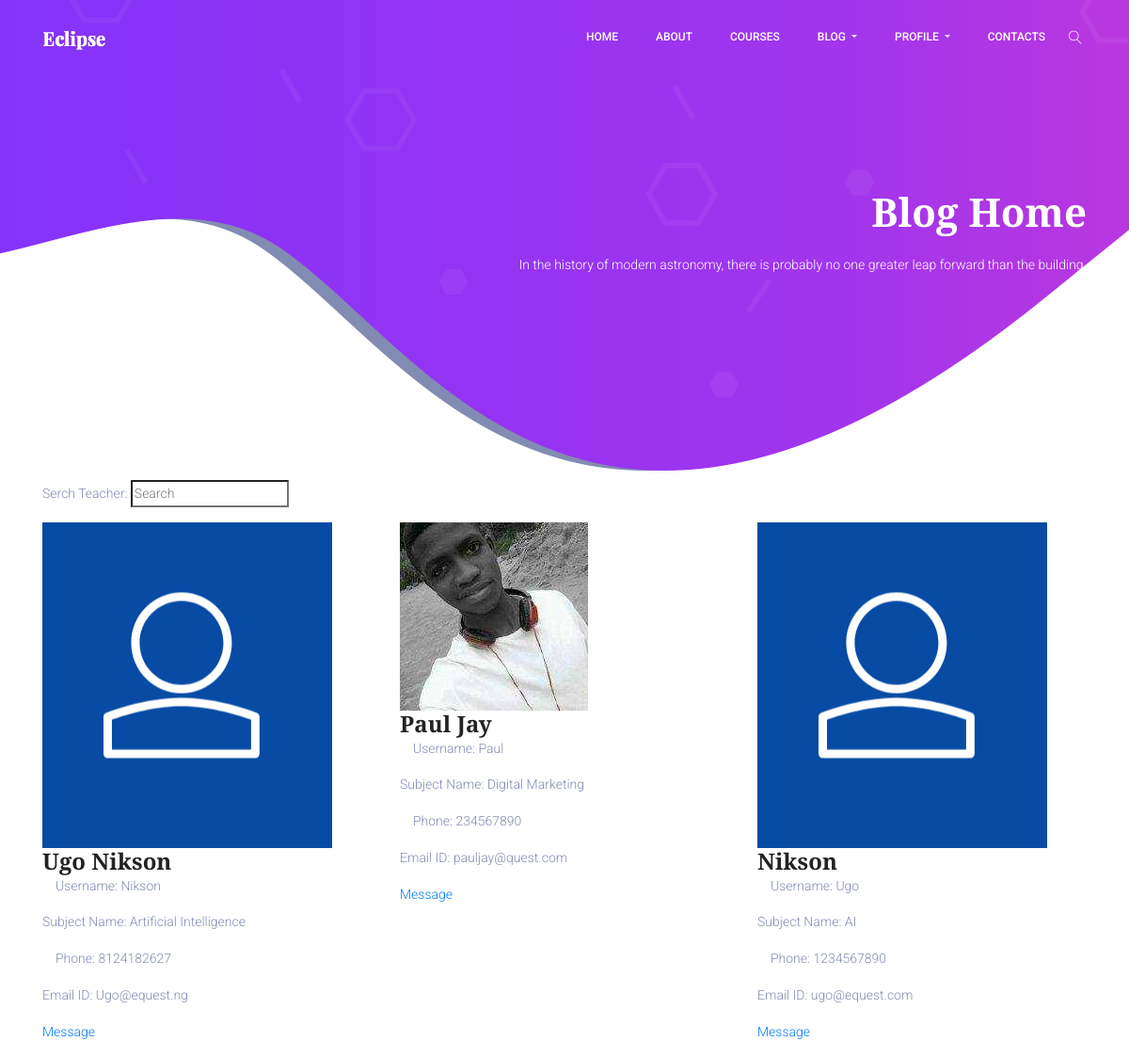
Before: /classroom/teachers_list/ with the older database file.
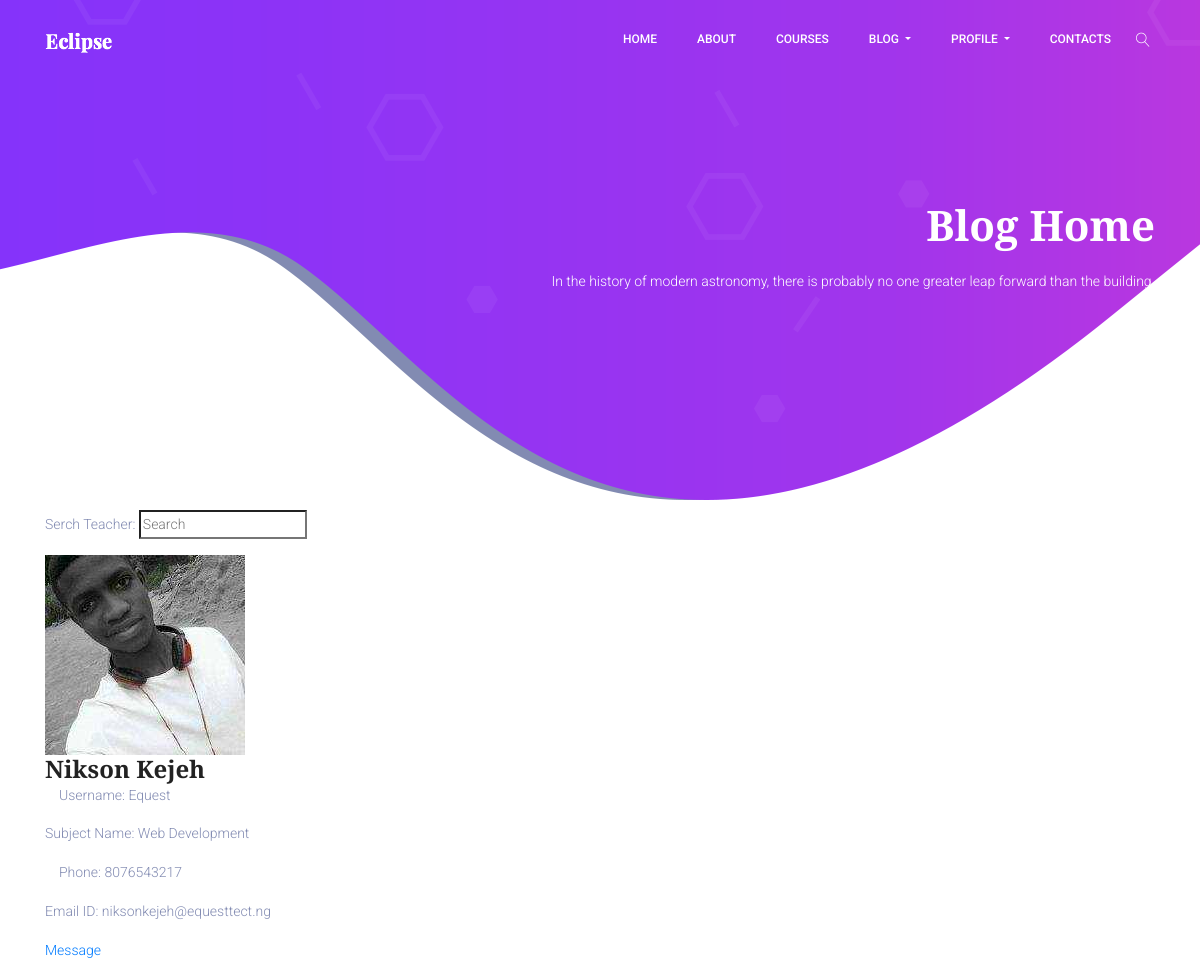
After: the same page with the newer database file.
### classroom/models.py (models this page shows, shortened)
class Teacher(models.Model):
    user = models.OneToOneField(User,on_delete=models.CASCADE,primary_key=True,related_name='Teacher')
    name = models.CharField(max_length=250)
    subject_name = models.CharField(max_length=250)
    email = models.EmailField(max_length=254)
    phone = models.IntegerField()
    teacher_profile_pic = models.ImageField(upload_to="classroom/teacher_profile_pic",blank=True)
    class_students = models.ManyToManyField(Student,through="StudentsInClass")

class User(AbstractUser):
    is_student = models.BooleanField(default=False)
    is_teacher = models.BooleanField(default=False)

### classroom/views.py (the view)
# urls.py: path('teachers_list/',views.teachers_list,name="teachers_list"),
def teachers_list(request):
    query = request.GET.get("q", None)
    qs = Teacher.objects.all()
    if query is not None:
        qs = qs.filter(
                Q(name__icontains=query)
                )
    context = {
        "teachers_list": qs,
    }
    template = "classroom/teachers_list.html"
    return render(request, template, context)

### template/classroom/teachers_list.html (shortened to what this page needs)
{% extends "classroom/base.html" %}
{% load static %}
{% block content %}
<div class="student-list">
<div class="container">
  <form method='GET' action="{% url 'classroom:teachers_list' %}">
    <p>Serch Teacher: <input type='search' name='q' placeholder='Search'></p>
  </form>
  <div class="row">
  {% for teacher in teachers_list %}
  <div class="col-6 col-md-4">
  <div class="student-box">
    <div class="imgBx">
      {% if teacher.teacher_profile_pic %}
      <img src="{{ teacher.teacher_profile_pic.url }}" alt="">
      {% else %}
      {% if forloop.counter0|divisibleby:"2" %}
      <img src="{% static 'images/login-avatar.PNG' %}" alt="">
      {% else %}
      <img src="{% static 'images/login-avatar-2.PNG' %}" alt="">
      {% endif %}
      {% endif %}
    </div>
    <div class="content">
      <h3>{{ teacher.name }}</h3>
      <p><i class="far fa-user"></i> Username: {{ teacher.user.username }}</p>
      <p> Subject Name: {{ teacher.subject_name }}</p>
      <p><i class="far fa-phone"></i> Phone: {{ teacher.phone }}</p>
      <p> Email ID: {{ teacher.email }}</p>
      <a href="{% url 'classroom:write_message' pk=teacher.pk %}"><p class="add-button">Message</p> </a>
    </div>
  </div>
  </div>
  {% endfor %}
  </div>
</div>
</div>
{% endblock %}

### template/classroom/base.html (shortened to what this page needs)
<!DOCTYPE html>
{% load static %}
<html lang="zxx" class="no-js">
<head>
  <link rel="stylesheet" href="{% static 'css/linearicons.css' %}" />
  <link rel="stylesheet" href="{% static 'css/font-awesome.min.css' %}" />
  <link rel="stylesheet" href="{% static 'css/bootstrap.css' %}" />
  <link rel="stylesheet" href="{% static 'css/magnific-popup.css'%}" />
  <link rel="stylesheet" href="{% static 'css/owl.carousel.css' %}" />
  <link rel="stylesheet" href="{% static 'css/nice-select.css' %}">
  <link rel="stylesheet" href="{% static 'css/hexagons.min.css' %}" />
  <link rel="stylesheet" href="https://cdn.jsdelivr.net/themify-icons/0.1.2/css/themify-icons.css" />
  <link rel="stylesheet" href="{% static 'css/main.css' %}" />
</head>
<body>
  <header class="default-header">
    <nav class="navbar navbar-expand-lg  navbar-light">
      <div class="container">
        <a class="navbar-brand" href="index.html">
          <img src="{% static 'img/logo.png' %}" alt="" />
        </a>
        <div class="collapse navbar-collapse justify-content-end align-items-center" id="navbarSupportedContent">
          <ul class="navbar-nav">
            <li><a href="{% url 'home' %}">Home</a></li>
            <li><a href="{%  url 'classroom:contact' %}">About</a></li>
            <li><a href="{% url 'classroom:course' %}">Courses</a></li>
            <li class="dropdown">
              <a class="dropdown-toggle" href="{% url 'blog:blog' %}" data-toggle="dropdown">
                Blog
              </a>
            </li>
            <li class="dropdown">
              <a class="dropdown-toggle" href="#" data-toggle="dropdown">
                Profile
              </a>
            </li>
            <li><a href="contacts.html">Contacts</a></li>
            <li>
              <button class="search">
                <span class="lnr lnr-magnifier" id="search"></span>
              </button>
            </li>
          </ul>
        </div>
      </div>
    </nav>
    </header>
	<section class="banner-area">
		<div class="container">
			<div class="row justify-content-center align-items-center">
				<div class="col-lg-12 banner-right">
					<h1 class="text-white">
							Blog Home
					</h1>
					<p class="mx-auto text-white  mt-20 mb-40">
						In the history of modern astronomy, there is probably no one greater leap forward than the building.
					</p>
				</div>
			</div>
		</div>
	</section>
{% block content %}
{% endblock %}
</body>
</html>

Changed rows visible on the page:
removed Teacher: name "Ugo Nikson", user.username "Nikson", subject_name "Artificial Intelligence", phone "8124182627", email "Ugo@equest.ng"
removed Teacher: teacher_profile_pic (picture), name "Paul Jay", user.username "Paul", subject_name "Digital Marketing", phone "234567890", email "pauljay@quest.com"
removed Teacher: name "Nikson", user.username "Ugo", subject_name "AI", phone "1234567890", email "ugo@equest.com"
added Teacher: teacher_profile_pic (picture), name "Nikson Kejeh", user.username "Equest", subject_name "Web Development", phone "8076543217", email "niksonkejeh@equesttect.ng"
